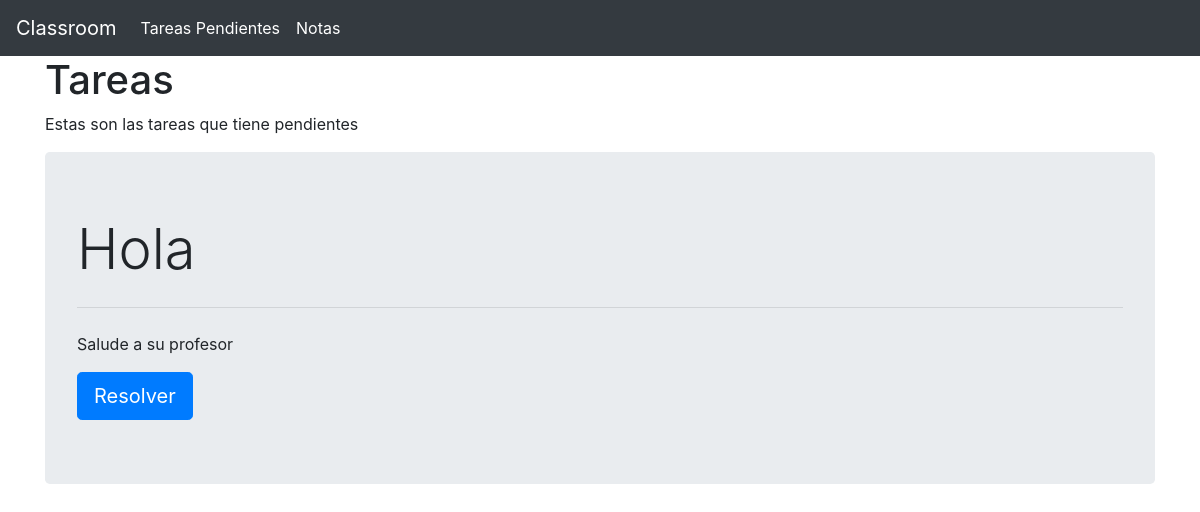
Page /tareas (signed in) on the earlier database version.
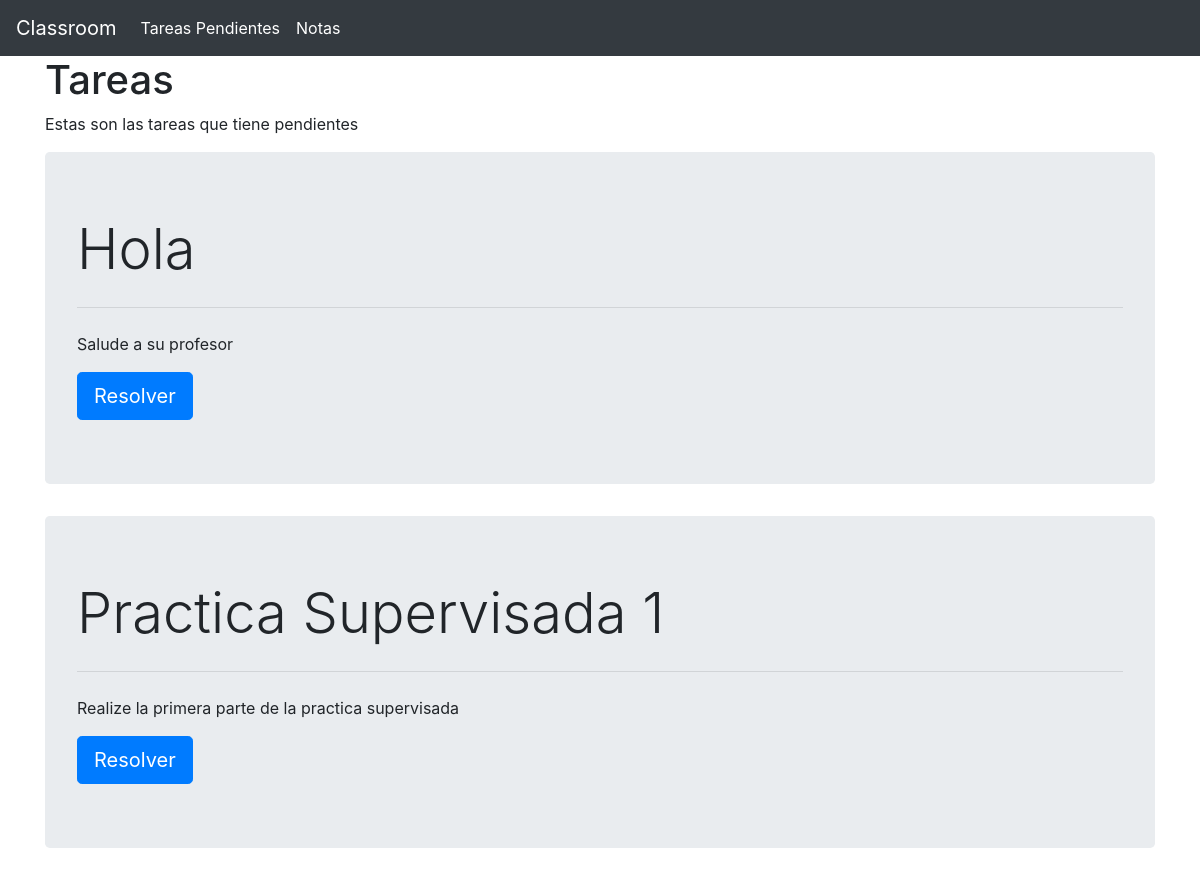
Same page on the later database version.
### app.py (models this page shows)
class Tareas(db.Model):
    Id                = db.Column(db.Integer, primary_key=True)
    IdClase           = db.Column(db.Integer, db.ForeignKey('clases.Id'), nullable=False)
    Titulo            = db.Column(db.String(30), nullable=False)
    Descripcion       = db.Column(db.String(120), nullable=False)
    PathAdjuntos      = db.Column(db.String(50), nullable=False)
    entregas          = db.relationship("Entregas", backref="tareasEntregadas")

### app.py (the view)
@app.route("/tareas")
def tareas():
    if not "type" in session:
        flash("Cuidado mano, que tengo tu ip")
        return redirect("/")
    if session["type"] != "Alumno":
        flash("Cuidado mano, que tengo tu ip")
        return redirect("/")
    idAlumno = session["id"]
    entregasPendientes = Entregas.query.filter_by(IdAlumno=idAlumno, Respuesta="SinRespuesta").all()
    tareas = []
    for entrega in entregasPendientes:
        t = Tareas.query.get(entrega.IdTarea)
        tareas.append(t)
    return render_template("listaTareas.html", type=session["type"], tareas=tareas)

### templates/listaTareas.html
{% extends "base.html" %}
{% block contenido %}
<h1>Tareas</h1>
<p>Estas son las tareas que tiene pendientes</p>
{% for tarea in tareas %}
<div class="row">
    <div class="col-lg">
        <div class="jumbotron">
            <h1 class="display-4">{{ tarea.Titulo }}</h1>
            <hr class="my-4">
            <p>{{ tarea.Descripcion }}</p>
            <a class="btn btn-primary btn-lg" href="/tareas/{{ tarea.Id }}" role="button">Resolver</a>
        </div>
    </div>
</div>
{% endfor %}
{% endblock %}

### templates/base.html (shortened to what this page needs)
<!DOCTYPE html>
<html>
    <head>
        <link rel="stylesheet" href="https://stackpath.bootstrapcdn.com/bootstrap/4.5.0/css/bootstrap.min.css">
    </head>
    <body>
           <div class="fluid-container">
             <div class="row" id="BarraMenu">
                <div class="col-md">
                    <nav class="navbar navbar-expand-lg navbar-dark bg-dark">
                        <a class="navbar-brand" href="#">Classroom</a>
                        <div class="collapse navbar-collapse" id="navbarSupportedContent">
                            <ul class="navbar-nav mr-auto">
                                {% if type=="Alumno" %}
                                    <li class="nav-item active">
                                        <a class="nav-link" href="/tareas">Tareas Pendientes</a>
                                    </li>
                                    <li class="nav-item active">
                                        <a class="nav-link" href="/notas">Notas</a>
                                    </li>
                                {% endif %}
                            </ul>
                        </div>
                    </nav>
                </div>
            </div>
           </div>
            <div class="container">
                {% block contenido %}
                {% endblock %}
            </div>
    </body>
</html>

Differences in the rows shown:
added Tareas: Titulo "Practica Supervisada 1", Descripcion "Realize la primera parte de la practica supervisada"
